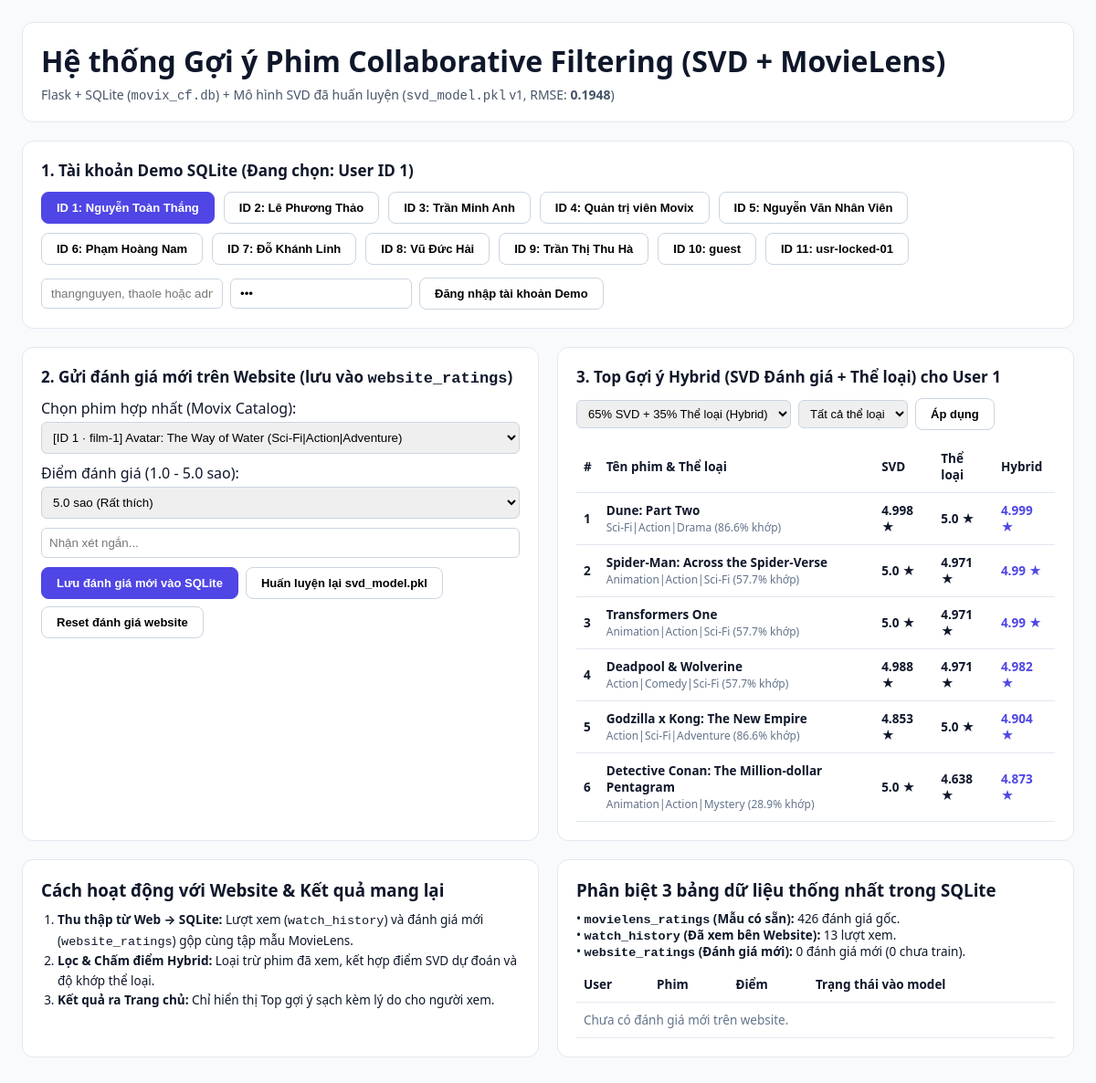
The page / on the database its author committed.
### tables this page shows
CREATE TABLE model_metadata (
            id INTEGER PRIMARY KEY CHECK (id = 1),
            trained_at TEXT NOT NULL,
            movielens_count INTEGER NOT NULL,
            website_count INTEGER NOT NULL,
            total_ratings INTEGER NOT NULL,
            n_factors INTEGER NOT NULL,
            epochs INTEGER NOT NULL,
            rmse REAL NOT NULL,
            model_version INTEGER NOT NULL
        );

CREATE TABLE users (
            id INTEGER PRIMARY KEY AUTOINCREMENT,
            web_user_id TEXT UNIQUE,
            username TEXT UNIQUE NOT NULL,
            password TEXT NOT NULL DEFAULT '123',
            full_name TEXT NOT NULL,
            email TEXT NOT NULL,
            persona TEXT NOT NULL DEFAULT 'Khán giả Movix',
            role TEXT NOT NULL DEFAULT 'customer'
        );

CREATE TABLE movies (
            id INTEGER PRIMARY KEY AUTOINCREMENT,
            web_film_id TEXT UNIQUE,
            title TEXT NOT NULL,
            genres TEXT NOT NULL,
            year INTEGER NOT NULL DEFAULT 2026,
            movielens_ref TEXT NOT NULL DEFAULT 'Movix Catalog',
            description TEXT NOT NULL DEFAULT ''
        );

### app.py (the view)
@app.route("/", methods=["GET"])
def index():
    active_user_id = session.get("user_id", 1)
    alpha = float(request.args.get("alpha", session.get("alpha", 0.65)))
    genre = request.args.get("genre", session.get("genre", "ALL"))
    session["alpha"] = alpha
    session["genre"] = genre
    state = get_dashboard_state(active_user_id, alpha=alpha, genre_filter=genre)
    message = request.args.get("msg", "")
    error = request.args.get("err", "")
    return render_template("index.html", state=state, message=message, error=error)

### svd_engine.py (called while the page is built, shortened)
def get_conn():
    conn = sqlite3.connect(DB_PATH)
    conn.row_factory = sqlite3.Row
    return conn

def _needs_unified_migration(cur):
    tables = {r[0] for r in cur.execute("SELECT name FROM sqlite_master WHERE type='table'").fetchall()}
    if "movies" not in tables or "watch_history" not in tables or "recommendation_settings" not in tables:
        return True
    movie_cols = {r[1] for r in cur.execute("PRAGMA table_info(movies)").fetchall()}
    user_cols = {r[1] for r in cur.execute("PRAGMA table_info(users)").fetchall()}
    if "web_film_id" not in movie_cols or "web_user_id" not in user_cols:
        return True
    has_film18 = cur.execute("SELECT 1 FROM movies WHERE web_film_id = 'film-18'").fetchone()
    has_usr6 = cur.execute("SELECT 1 FROM users WHERE web_user_id = 'usr-6'").fetchone()
    if not has_film18 or not has_usr6:
        return True
    return False

def dot(a, b):
    return sum(x * y for x, y in zip(a, b))

def load_model():
    if not os.path.exists(MODEL_PATH):
        init_db(False)
    with open(MODEL_PATH, "rb") as f:
        model = pickle.load(f)
    if "user_genre_profiles" not in model:
        train_and_save_model()
        with open(MODEL_PATH, "rb") as f:
            model = pickle.load(f)
    return model

def get_settings(cur=None):
    own_conn = False
    if cur is None:
        init_db(False)
        conn = get_conn()
        cur = conn.cursor()
        own_conn = True
    row = cur.execute("SELECT * FROM recommendation_settings WHERE id = 1").fetchone()
    if own_conn:
        conn.close()
    d = dict(row)
    d["home_enabled"] = bool(d["home_enabled"])
    return d

### templates/index.html (shortened to what this page needs)
<!DOCTYPE html>
<html lang="vi">
<head>
</head>
<body>
  <div class="wrap">
    <div class="card">
      <h1 style="margin:0 0 6px;">Hệ thống Gợi ý Phim Collaborative Filtering (SVD + MovieLens)</h1>
      <p style="margin:0;color:#475569;font-size:14px;">
        Flask + SQLite (<code>movix_cf.db</code>) + Mô hình SVD đã huấn luyện (<code>svd_model.pkl</code> v{{ state.model_info.model_version }}, RMSE: <span class="num">{{ state.model_info.rmse }}</span>)
      </p>
    </div>
    <div class="card">
      <h2 style="margin:0 0 12px;font-size:17px;">1. Tài khoản Demo SQLite (Đang chọn: User ID {{ state.active_user_id }})</h2>
      <div style="display:flex;gap:10px;flex-wrap:wrap;margin-bottom:14px;">
        {% for u in state.users %}
          <form method="POST" action="/switch-user/{{ u.id }}" style="display:inline;">
            <button type="submit" class="btn {% if u.id == state.active_user_id %}btn-primary{% endif %}">
              ID {{ u.id }}: {{ u.full_name }}
            </button>
          </form>
        {% endfor %}
      </div>
      <form method="POST" action="/login" style="display:flex;gap:8px;flex-wrap:wrap;align-items:center;">
        <input name="username" placeholder="thangnguyen, thaole hoặc admin" style="padding:8px 10px;border:1px solid #cbd5e1;border-radius:6px;" required />
        <input name="password" type="password" value="123" placeholder="Mật khẩu (123)" style="padding:8px 10px;border:1px solid #cbd5e1;border-radius:6px;" required />
        <button class="btn" type="submit">Đăng nhập tài khoản Demo</button>
      </form>
    </div>
    <div class="grid-2">
      <div class="card">
        <h2 style="margin:0 0 12px;font-size:17px;">2. Gửi đánh giá mới trên Website (lưu vào <code>website_ratings</code>)</h2>
        <form method="POST" action="/rate" style="display:flex;flex-direction:column;gap:10px;">
          <label>Chọn phim hợp nhất (Movix Catalog):
            <select name="movie_id" style="width:100%;padding:8px;border:1px solid #cbd5e1;border-radius:6px;margin-top:4px;">
              {% for m in state.movies %}
                <option value="{{ m.id }}">[ID {{ m.id }} · {{ m.web_film_id }}] {{ m.title }} ({{ m.genres }})</option>
              {% endfor %}
            </select>
          </label>
          <label>Điểm đánh giá (1.0 - 5.0 sao):
            <select name="rating" style="width:100%;padding:8px;border:1px solid #cbd5e1;border-radius:6px;margin-top:4px;">
              <option value="5.0">5.0 sao (Rất thích)</option>
            </select>
          </label>
          <input name="comment" placeholder="Nhận xét ngắn..." style="padding:8px;border:1px solid #cbd5e1;border-radius:6px;" />
          <div style="display:flex;gap:8px;flex-wrap:wrap;">
            <button class="btn btn-primary" type="submit">Lưu đánh giá mới vào SQLite</button>
            <button class="btn" type="submit" formaction="/retrain">Huấn luyện lại svd_model.pkl</button>
            <button class="btn" type="submit" formaction="/reset">Reset đánh giá website</button>
          </div>
        </form>
      </div>
      <div class="card">
        <h2 style="margin:0 0 12px;font-size:17px;">3. Top Gợi ý Hybrid (SVD Đánh giá + Thể loại) cho User {{ state.active_user_id }}</h2>
        <form method="GET" action="/" style="display:flex;gap:8px;flex-wrap:wrap;margin-bottom:12px;align-items:center;">
          <select name="alpha" style="padding:6px 8px;border:1px solid #cbd5e1;border-radius:6px;font-size:13px;">
            <option value="0.65" {% if state.alpha == 0.65 %}selected{% endif %}>65% SVD + 35% Thể loại (Hybrid)</option>
          </select>
          <select name="genre" style="padding:6px 8px;border:1px solid #cbd5e1;border-radius:6px;font-size:13px;">
            <option value="ALL">Tất cả thể loại</option>
          </select>
          <button class="btn" type="submit">Áp dụng</button>
        </form>
        <table>
          <thead><tr><th>#</th><th>Tên phim &amp; Thể loại</th><th>SVD</th><th>Thể loại</th><th>Hybrid</th></tr></thead>
          <tbody>
            {% for r in state.recommendations %}
              <tr>
                <td class="num">{{ loop.index }}</td>
                <td>
                  <strong>{{ r.title }}</strong><br />
                  <span style="color:#64748b;font-size:12px;">{{ r.genres }} ({{ r.genre_match_pct }}% khớp)</span>
                </td>
                <td class="num">{{ r.svd_score }} ★</td>
                <td class="num">{{ r.genre_score }} ★</td>
                <td class="num" style="color:#4f46e5;">{{ r.predicted_rating }} ★</td>
              </tr>
            {% endfor %}
          </tbody>
        </table>
      </div>
    </div>
    <div class="grid-2">
      <div class="card">
        <h3 style="margin:0 0 10px;">Cách hoạt động với Website &amp; Kết quả mang lại</h3>
        <ol style="font-size:13.5px;margin:0;padding-left:18px;line-height:1.6;">
          <li><strong>Thu thập từ Web → SQLite:</strong> Lượt xem (<code>watch_history</code>) và đánh giá mới (<code>website_ratings</code>) gộp cùng tập mẫu MovieLens.</li>
          <li><strong>Lọc &amp; Chấm điểm Hybrid:</strong> Loại trừ phim đã xem, kết hợp điểm SVD dự đoán và độ khớp thể loại.</li>
          <li><strong>Kết quả ra Trang chủ:</strong> Chỉ hiển thị Top {{ state.settings.top_k if state.settings else 4 }} gợi ý sạch kèm lý do cho người xem.</li>
        </ol>
      </div>
      <div class="card">
        <h3 style="margin:0 0 10px;">Phân biệt 3 bảng dữ liệu thống nhất trong SQLite</h3>
        <p style="font-size:13.5px;margin:0 0 8px;">
          • <strong><code>movielens_ratings</code> (Mẫu có sẵn):</strong> {{ state.movielens_ratings|length }} đánh giá gốc.<br />
          • <strong><code>watch_history</code> (Đã xem bên Website):</strong> {{ state.watch_history|length }} lượt xem.<br />
          • <strong><code>website_ratings</code> (Đánh giá mới):</strong> {{ state.website_ratings|length }} đánh giá mới ({{ state.pending_retrain_count }} chưa train).
        </p>
        <table>
          <thead><tr><th>User</th><th>Phim</th><th>Điểm</th><th>Trạng thái vào model</th></tr></thead>
          <tbody>
            {% for w in state.website_ratings %}
              <tr>
                <td>User {{ w.user_id }}</td>
                <td>{{ w.movie_title }}</td>
                <td class="num">{{ w.rating }} ★</td>
                <td>{{ "Đã cập nhật vào svd_model.pkl" if w.included_in_model else "Chờ huấn luyện lại" }}</td>
              </tr>
            {% else %}
              <tr><td colspan="4" style="color:#64748b;">Chưa có đánh giá mới trên website.</td></tr>
            {% endfor %}
          </tbody>
        </table>
      </div>
    </div>
  </div>
</body>
</html>

### templates/index.html (style rules this page uses)
body { font-family: system-ui, -apple-system, sans-serif; background: #f8fafc; color: #0f172a; margin: 0; padding: 24px; }
.wrap { max-width: 1180px; margin: 0 auto; }
.card { background: #fff; border: 1px solid #e2e8f0; border-radius: 12px; padding: 20px; margin-bottom: 20px; }
.grid-2 { display: grid; grid-template-columns: 1fr 1fr; gap: 20px; }
.btn { padding: 9px 16px; border-radius: 8px; border: 1px solid #cbd5e1; background: #fff; font-weight: 600; cursor: pointer; font-size: 13px; }
.btn-primary { background: #4f46e5; color: #fff; border-color: #4f46e5; }
table { width: 100%; border-collapse: collapse; font-size: 13.5px; }
th, td { text-align: left; padding: 10px 8px; border-bottom: 1px solid #e2e8f0; }
.num { font-variant-numeric: tabular-nums; font-weight: 700; }

### rows shown on the page
model_metadata: model_info.model_version "1", model_info.rmse "0.1948"
users: id "1", full_name "Nguyễn Toàn Thắng"
users: id "2", full_name "Lê Phương Thảo"
users: id "3", full_name "Trần Minh Anh"
users: id "4", full_name "Quản trị viên Movix"
users: id "5", full_name "Nguyễn Văn Nhân Viên"
users: id "6", full_name "Phạm Hoàng Nam"
users: id "7", full_name "Đỗ Khánh Linh"
users: id "8", full_name "Vũ Đức Hải"
users: id "9", full_name "Trần Thị Thu Hà"
users: id "10", full_name "guest"
users: id "11", full_name "usr-locked-01"
movies: title "Dune: Part Two", genres "Sci-Fi|Action|Drama", genre_match_pct "86.6", svd_score "4.998", genre_score "5.0", predicted_rating "4.999"
movies: title "Spider-Man: Across the Spider-Verse", genres "Animation|Action|Sci-Fi", genre_match_pct "57.7", svd_score "5.0", genre_score "4.971", predicted_rating "4.99"
movies: title "Transformers One", genres "Animation|Action|Sci-Fi", genre_match_pct "57.7", svd_score "5.0", genre_score "4.971", predicted_rating "4.99"
movies: title "Deadpool & Wolverine", genres "Action|Comedy|Sci-Fi", genre_match_pct "57.7", svd_score "4.988", genre_score "4.971", predicted_rating "4.982"
movies: title "Godzilla x Kong: The New Empire", genres "Action|Sci-Fi|Adventure", genre_match_pct "86.6", svd_score "4.853", genre_score "5.0", predicted_rating "4.904"
movies: title "Detective Conan: The Million-dollar Pentagram", genres "Animation|Action|Mystery", genre_match_pct "28.9", svd_score "5.0", genre_score "4.638", predicted_rating "4.873"

### other values the page prints
{{ state.active_user_id }} "1"
{{ state.movielens_ratings|length }} "426"
{{ state.watch_history|length }} "13"
{{ state.website_ratings|length }} "0"
{{ state.pending_retrain_count }} "0"
